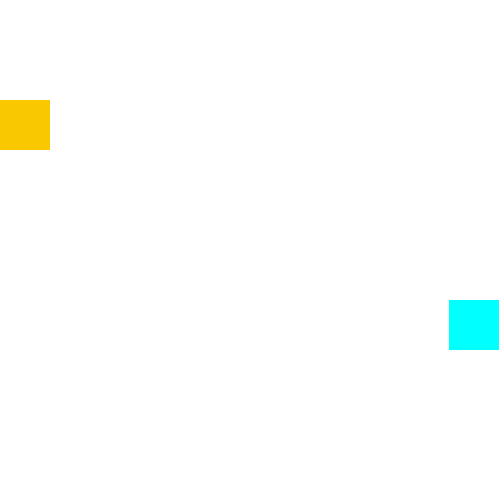
Frame 1 (no input)
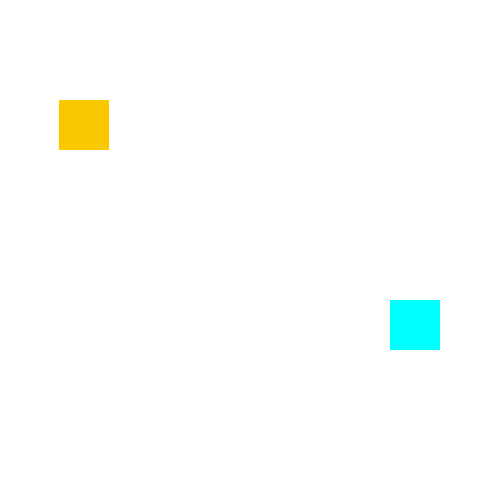
Frame 60 (the mouse pressed at the canvas centre just before this capture)
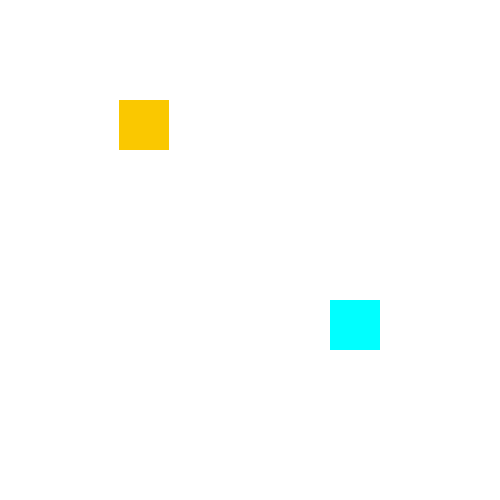
Frame 120 (the mouse held since frame 60 and released just before this capture)

The Processing sketch that drew these frames (run headless with seeded random() and noise(); from frame 60 on, the mouse is pressed at the canvas centre):

// Processing sketch: lab1_4
// ── lab1_4.pde
color yellowwish = color(250,200,0);
color bluewish = color(0,255,255);

int i;
int j;

void setup()
{
   size(500,500);
   noStroke();
   i = 0;
   j = 449;
}

void draw()
{
 background(255);
 fill(yellowwish);
 rect(i,100,50,50);
 rect(i-500,100,50,50);
 if(i++ >= 499) 
 i = 0;
 fill(bluewish);
 rect(j,300,50,50);
 rect(j+500,300,50,50);
 if(j-- <= -49) 
 j = 449;
}
